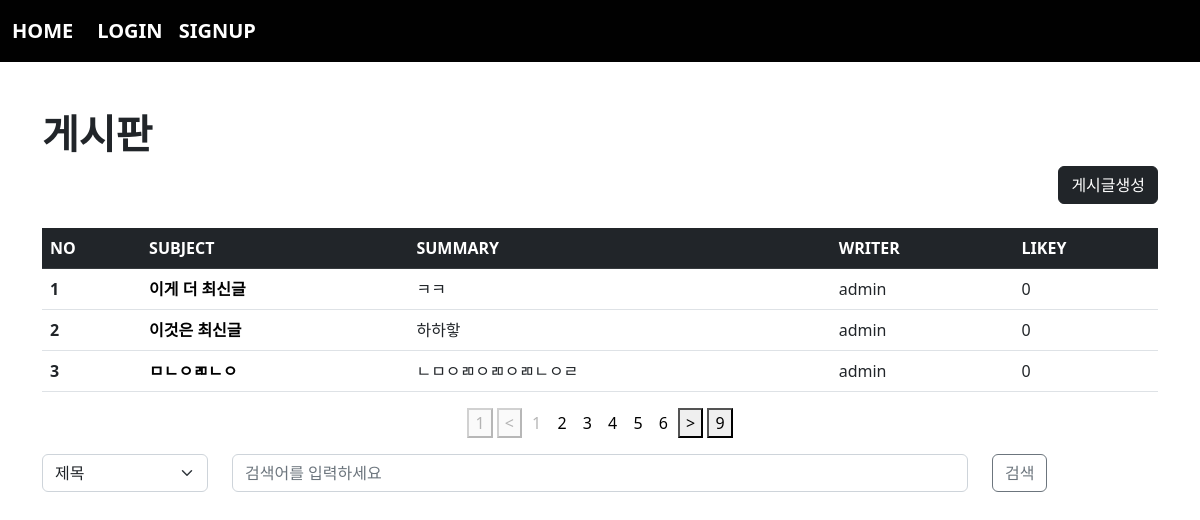
The app's page /board/index/ with its own data.
### board/models.py (models this page shows, shortened)
class Board(models.Model):
    subject = models.CharField(max_length=100)
    writer = models.ForeignKey(User, on_delete=models.CASCADE, related_name="writer")
    content = models.TextField()
    pubdate = models.DateTimeField()
    likey = models.ManyToManyField(User, blank=True, related_name="likey")

### acc/models.py (models this page shows, shortened)
class User(AbstractUser):
    pic = models.ImageField(upload_to="user/%y/%m")
    comment = models.TextField()
    point = models.IntegerField(default=0)

### board/views.py (the view)
# urls.py: path('index/', views.index, name="index"),
def index(request):
    cate=request.GET.get('cate',"")
    kw=request.GET.get('kw',"")
    pg=request.GET.get('page',1)
    if kw:
        if cate == 'sub':
            b=Board.objects.filter(subject__startswith =kw)
        elif cate == 'con':
            b=Board.objects.filter(content__contains = kw)
        elif cate == 'wri':
            try:
                from acc.models import User
                u=User.objects.get(username=kw)
                b=Board.objects.filter(writer=u)
            except:
                b=Board.objects.none()
    else:
        b=Board.objects.all()
    b=b.order_by('-pubdate')
    pag = Paginator(b,3)
    obj=pag.get_page(pg)
    context={
        'bset':obj,
        'cate':cate,
        'kw':kw
    }
    return render(request,'board/index.html',context)

### templates/board/index.html (shortened to what this page needs)
{%extends 'base.html'%}
{%load mathfilters%}
{%block con%}
<h1><b>게시판</b></h1>
<div class="text-end">
    <a href="{%url 'board:create'%}" class="btn btn-dark">게시글생성</a>
</div>
<table class="table table-hover mt-4">
    <thead>
        <tr class="table-dark">
            <th scope="col">NO</th>
            <th scope="col">SUBJECT</th>
            <th scope="col">SUMMARY</th>
            <th scope="col">WRITER</th>
            <th scope="col">LIKEY</th>
        </tr>
    </thead>
    <tbody>
       {%for i in bset%}
        <tr>
            <th scope="row">{{bset.start_index|add:forloop.counter0}}</th>
            <td><a class="sub" href="{%url 'board:detail' i.id%}">{{i.subject}}</a></td>
            <td>{{i.content|truncatewords:3}}</td>
            <td>{{i.writer}}</td>
            <td>0</td>
        </tr>
        {%endfor%}
    </tbody>
</table>
<div class="text-center">
    {% if bset.has_previous %}
        <a href="{%url 'board:index'%}?page=1"> <button>1</button></a>
        <a href="{%url 'board:index'%}?page={{bset.previous_page_number}}&cate={{cate}}&kw={{kw}}"><button><</button></a>
    {%else%}
        <button disabled>1</button>
        <button disabled><</button>
    {%endif%}
    {% for i in bset.paginator.page_range%}
        {% if i >= bset.number|sub:4 and bset.number|add:5 >= i %}
            <a href="{% url 'board:index'%}?page={{i}}&cate={{cate}}&kw={{kw}}"> <button style="border: none; background-color: inherit;" {% if bset.number == i %} disabled {%endif%}>{{i}}</button></a>
        {%endif%}
    {%endfor%}
    {%if bset.has_next%}
        <a href="{%url 'board:index'%}?page={{bset.next_page_number}}&cate={{cate}}&kw={{kw}}"> <button>></button></a>
        <a href="{%url 'board:index'%}?page={{bset.paginator.num_pages}}&cate={{cate}}&kw={{kw}}"><button>{{bset.paginator.num_pages}}</button></a>
    {%else%}
        <button disabled>></button>
        <button disabled>{{bset.paginator.num_pages}}</button>
    {%endif%}
</div>
<form>
    <div class="row">
        <div class='col-sm-2 mt-3'>
            <select name="cate" class="form-select" aria-label="Default select example">
                <option value="sub" {%if cate == 'sub' %} selected {%endif%}>제목</option>
            </select>
        </div>
        <div class="col-sm-8 mb-3 mt-3">
            <input size="50" value="{{kw}}" name="kw" type="text" class="form-control " placeholder="검색어를 입력하세요" aria-label="Recipient's username" aria-describedby="button-addon2">
        </div>
        <div class="col-sm-2 mt-3">
            <button class="btn btn-outline-secondary" id="button-addon2">검색</button>
        </div>
    </div>
</form>
{%endblock%}

### templates/board/index.html (style rules this page uses)
.sub { text-decoration: none; color:black; font-weight: bold; }

### records on screen
Board: start_index|add "1", subject "이게 더 최신글", content "ㅋㅋ", writer "admin"
Board: start_index|add "2", subject "이것은 최신글", content "하하핳", writer "admin"
Board: start_index|add "3", subject "ㅁㄴㅇㄻㄴㅇ", content "ㄴㅁㅇㄻㅇㄻㅇㄻㄴㅇㄹ", writer "admin"

### other values on screen
{{ i }} "1" "2" "3" "4" "5" "6"
{{ bset.paginator.num_pages }} "9"
